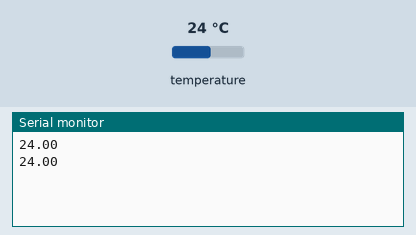
A sketch run on a simulated Arduino Uno, built with avr-gcc and run on an emulated ATmega328P. Parts: the last lines printed to the serial monitor. The test bench sets the inputs (shaded band); at power-on: temperature 24 °C.

Above: at 2.8 s.
2.9 s: temperature set to 12 °C
At 4.2 s:
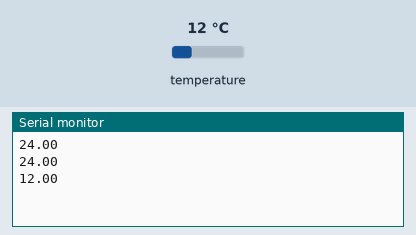
4.7 s: temperature set to 19 °C
At 4.7 s:
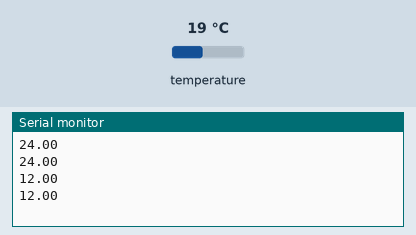
Timing chart, 0 to 7.7 s (numbered marks = the images above; inputs shaded):
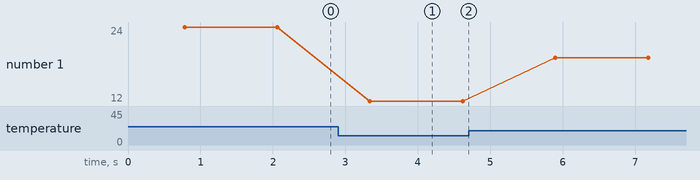

Measured:
- after the input at 2.9 s, the serial monitor: prints a new line after 0.44 s (image 1)
- plotted number 1: 24 → 12 after the input at 2.9 s, 12 → 19 after the input at 4.7 s

The sketch:

thermometer_serial.ino
```cpp
#include <OneWire.h>
#include <DallasTemperature.h>
#include <SoftwareSerial.h>

const int sensorPin = 7;
const int txPin = 2;
const int rxPin = 3;

SoftwareSerial BT(txPin, rxPin);
OneWire oneWire(sensorPin);
DallasTemperature sensors(&oneWire);

void setup()
{
  Serial.begin(9600);
  BT.begin(9600);
  Serial.setTimeout(1000);
  BT.setTimeout(1000);
  sensors.begin();
}

void loop()
{
  sensors.requestTemperatures();
  float temp = floorf(sensors.getTempCByIndex(0) * 100) / 100; // 2 decimals after point
  Serial.println(temp);
  Serial.flush();
  BT.println(temp);
  BT.flush();
  delay(500);
}
```
